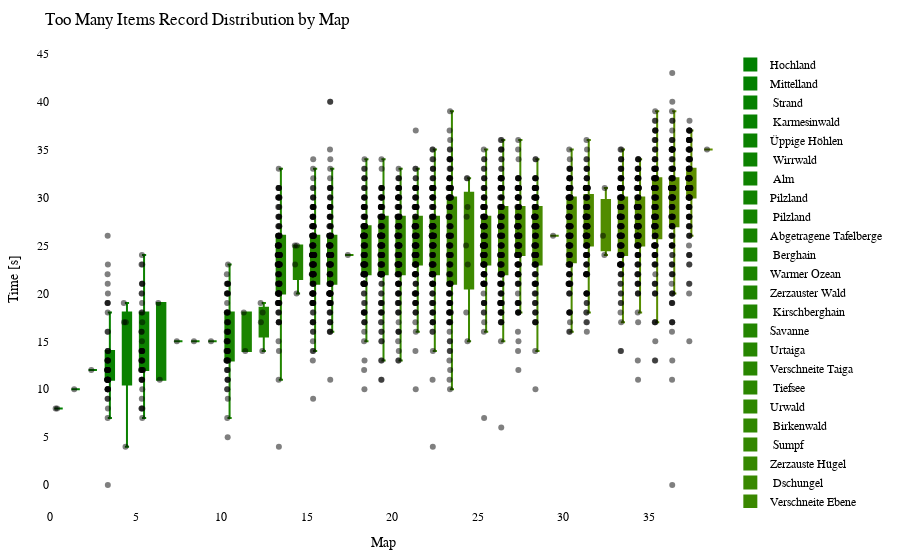

This figure's notebook cell:
### Code cell
import plotly.graph_objects as go
import plotly.io as pio

df = getRecordsDataframe(minigame="Sammelwahn")

# sort df columns by mean value 
df = df.reindex(df.mean().sort_values().index, axis=1)

# drop sum column
df = df.drop(columns=["Sum"])

# remove "Punkte" from all columns
df.columns = df.columns.str.replace('Punkte', '')

cmap = LinearSegmentedColormap.from_list("green_orange", ["green", "orange"])
colors = [to_hex(cmap(i / (num_columns - 1))) for i in range(num_columns)]

# Calculate the offset for centering the data points
num_columns = len(df.columns)
offset = 0.5

# Create a Swarm plot using Plotly
fig = go.Figure()

for i, (column, color) in enumerate(zip(df.columns, colors)):
    x_values = [i + offset] * len(df[column])  # Adjust x-values with offset for horizontal centering
    fig.add_trace(go.Box(x=x_values,
                         y=df[column],
                         name=column,
                         boxpoints='all',
                         pointpos=-0.5,  # Adjust point position to prevent overlapping
                         marker=dict(color='rgba(0,0,0,0.5)', size=6),  # Adjust marker color and size
                         line=dict(color=color),
                         fillcolor=color,
                         hovertext=df_to_html.index,
                         hoverinfo='name+text+y',
                         showlegend=True))

fig.update_layout(title="Too Many Items Record Distribution by Map",
                  xaxis=dict(title="Map"),
                  yaxis=dict(title="Time [s]"),
                  showlegend=True,
                  font=dict(family="Arial", size=12, color="black"),  # Customize font
                  plot_bgcolor="white",  # Set background color
                  margin=dict(l=50, r=50, t=50, b=50),  # Adjust margins for better layout
                  )

pio.show(fig)

pio.write_html(fig, "out/sammel_swarm_plot.html")

### Figure 1 — Plotly figure (JSON) as saved in the notebook; plotly's stock layout.template omitted (floating-point values rounded to 4 significant figures; data arrays with more than 128 entries replaced by an {"elided": "..."} marker saying what was removed)
{"data": [{"boxpoints": "all", "fillcolor": "#008000", "hoverinfo": "name+text+y", "hovertext": {"elided": "153 str values"}, "line": {"color": "#008000"}, "marker": {"color": "rgba(0,0,0,0.5)", "size": 6}, "name": "Hochland", "pointpos": -0.5, "showlegend": true, "type": "box", "x": {"elided": "151 float values"}, "y": {"elided": "151 int values"}}, {"boxpoints": "all", "fillcolor": "#028000", "hoverinfo": "name+text+y", "hovertext": {"elided": "153 str values"}, "line": {"color": "#028000"}, "marker": {"color": "rgba(0,0,0,0.5)", "size": 6}, "name": "Mittelland", "pointpos": -0.5, "showlegend": true, "type": "box", "x": {"elided": "151 float values"}, "y": {"elided": "151 int values"}}, {"boxpoints": "all", "fillcolor": "#058100", "hoverinfo": "name+text+y", "hovertext": {"elided": "153 str values"}, "line": {"color": "#058100"}, "marker": {"color": "rgba(0,0,0,0.5)", "size": 6}, "name": " Strand", "pointpos": -0.5, "showlegend": true, "type": "box", "x": {"elided": "151 float values"}, "y": {"elided": "151 int values"}}, {"boxpoints": "all", "fillcolor": "#078100", "hoverinfo": "name+text+y", "hovertext": {"elided": "153 str values"}, "line": {"color": "#078100"}, "marker": {"color": "rgba(0,0,0,0.5)", "size": 6}, "name": " Karmesinwald", "pointpos": -0.5, "showlegend": true, "type": "box", "x": {"elided": "151 float values"}, "y": {"elided": "151 int values"}}, {"boxpoints": "all", "fillcolor": "#0a8100", "hoverinfo": "name+text+y", "hovertext": {"elided": "153 str values"}, "line": {"color": "#0a8100"}, "marker": {"color": "rgba(0,0,0,0.5)", "size": 6}, "name": "Üppige Höhlen", "pointpos": -0.5, "showlegend": true, "type": "box", "x": {"elided": "151 float values"}, "y": {"elided": "151 int values"}}, {"boxpoints": "all", "fillcolor": "#0c8200", "hoverinfo": "name+text+y", "hovertext": {"elided": "153 str values"}, "line": {"color": "#0c8200"}, "marker": {"color": "rgba(0,0,0,0.5)", "size": 6}, "name": " Wirrwald", "pointpos": -0.5, "showlegend": true, "type": "box", "x": {"elided": "151 float values"}, "y": {"elided": "151 int values"}}, {"boxpoints": "all", "fillcolor": "#0f8200", "hoverinfo": "name+text+y", "hovertext": {"elided": "153 str values"}, "line": {"color": "#0f8200"}, "marker": {"color": "rgba(0,0,0,0.5)", "size": 6}, "name": " Alm", "pointpos": -0.5, "showlegend": true, "type": "box", "x": {"elided": "151 float values"}, "y": {"elided": "151 int values"}}, {"boxpoints": "all", "fillcolor": "#118200", "hoverinfo": "name+text+y", "hovertext": {"elided": "153 str values"}, "line": {"color": "#118200"}, "marker": {"color": "rgba(0,0,0,0.5)", "size": 6}, "name": "Pilzland", "pointpos": -0.5, "showlegend": true, "type": "box", "x": {"elided": "151 float values"}, "y": {"elided": "151 int values"}}, {"boxpoints": "all", "fillcolor": "#148300", "hoverinfo": "name+text+y", "hovertext": {"elided": "153 str values"}, "line": {"color": "#148300"}, "marker": {"color": "rgba(0,0,0,0.5)", "size": 6}, "name": " Pilzland", "pointpos": -0.5, "showlegend": true, "type": "box", "x": {"elided": "151 float values"}, "y": {"elided": "151 int values"}}, {"boxpoints": "all", "fillcolor": "#178300", "hoverinfo": "name+text+y", "hovertext": {"elided": "153 str values"}, "line": {"color": "#178300"}, "marker": {"color": "rgba(0,0,0,0.5)", "size": 6}, "name": "Abgetragene Tafelberge", "pointpos": -0.5, "showlegend": true, "type": "box", "x": {"elided": "151 float values"}, "y": {"elided": "151 int values"}}, {"boxpoints": "all", "fillcolor": "#198400", "hoverinfo": "name+text+y", "hovertext": {"elided": "153 str values"}, "line": {"color": "#198400"}, "marker": {"color": "rgba(0,0,0,0.5)", "size": 6}, "name": " Berghain", "pointpos": -0.5, "showlegend": true, "type": "box", "x": {"elided": "151 float values"}, "y": {"elided": "151 int values"}}, {"boxpoints": "all", "fillcolor": "#1c8400", "hoverinfo": "name+text+y", "hovertext": {"elided": "153 str values"}, "line": {"color": "#1c8400"}, "marker": {"color": "rgba(0,0,0,0.5)", "size": 6}, "name": "Warmer Ozean", "pointpos": -0.5, "showlegend": true, "type": "box", "x": {"elided": "151 float values"}, "y": {"elided": "151 int values"}}, {"boxpoints": "all", "fillcolor": "#1e8400", "hoverinfo": "name+text+y", "hovertext": {"elided": "153 str values"}, "line": {"color": "#1e8400"}, "marker": {"color": "rgba(0,0,0,0.5)", "size": 6}, "name": "Zerzauster Wald", "pointpos": -0.5, "showlegend": true, "type": "box", "x": {"elided": "151 float values"}, "y": {"elided": "151 int values"}}, {"boxpoints": "all", "fillcolor": "#218500", "hoverinfo": "name+text+y", "hovertext": {"elided": "153 str values"}, "line": {"color": "#218500"}, "marker": {"color": "rgba(0,0,0,0.5)", "size": 6}, "name": " Kirschberghain", "pointpos": -0.5, "showlegend": true, "type": "box", "x": {"elided": "151 float values"}, "y": {"elided": "151 int values"}}, {"boxpoints": "all", "fillcolor": "#238500", "hoverinfo": "name+text+y", "hovertext": {"elided": "153 str values"}, "line": {"color": "#238500"}, "marker": {"color": "rgba(0,0,0,0.5)", "size": 6}, "name": "Savanne", "pointpos": -0.5, "showlegend": true, "type": "box", "x": {"elided": "151 float values"}, "y": {"elided": "151 int values"}}, {"boxpoints": "all", "fillcolor": "#268600", "hoverinfo": "name+text+y", "hovertext": {"elided": "153 str values"}, "line": {"color": "#268600"}, "marker": {"color": "rgba(0,0,0,0.5)", "size": 6}, "name": "Urtaiga", "pointpos": -0.5, "showlegend": true, "type": "box", "x": {"elided": "151 float values"}, "y": {"elided": "151 int values"}}, {"boxpoints": "all", "fillcolor": "#288600", "hoverinfo": "name+text+y", "hovertext": {"elided": "153 str values"}, "line": {"color": "#288600"}, "marker": {"color": "rgba(0,0,0,0.5)", "size": 6}, "name": "Verschneite Taiga", "pointpos": -0.5, "showlegend": true, "type": "box", "x": {"elided": "151 float values"}, "y": {"elided": "151 int values"}}, {"boxpoints": "all", "fillcolor": "#2b8600", "hoverinfo": "name+text+y", "hovertext": {"elided": "153 str values"}, "line": {"color": "#2b8600"}, "marker": {"color": "rgba(0,0,0,0.5)", "size": 6}, "name": " Tiefsee", "pointpos": -0.5, "showlegend": true, "type": "box", "x": {"elided": "151 float values"}, "y": {"elided": "151 int values"}}, {"boxpoints": "all", "fillcolor": "#2e8700", "hoverinfo": "name+text+y", "hovertext": {"elided": "153 str values"}, "line": {"color": "#2e8700"}, "marker": {"color": "rgba(0,0,0,0.5)", "size": 6}, "name": "Urwald", "pointpos": -0.5, "showlegend": true, "type": "box", "x": {"elided": "151 float values"}, "y": {"elided": "151 int values"}}, {"boxpoints": "all", "fillcolor": "#308700", "hoverinfo": "name+text+y", "hovertext": {"elided": "153 str values"}, "line": {"color": "#308700"}, "marker": {"color": "rgba(0,0,0,0.5)", "size": 6}, "name": " Birkenwald", "pointpos": -0.5, "showlegend": true, "type": "box", "x": {"elided": "151 float values"}, "y": {"elided": "151 int values"}}, {"boxpoints": "all", "fillcolor": "#338700", "hoverinfo": "name+text+y", "hovertext": {"elided": "153 str values"}, "line": {"color": "#338700"}, "marker": {"color": "rgba(0,0,0,0.5)", "size": 6}, "name": " Sumpf", "pointpos": -0.5, "showlegend": true, "type": "box", "x": {"elided": "151 float values"}, "y": {"elided": "151 int values"}}, {"boxpoints": "all", "fillcolor": "#358800", "hoverinfo": "name+text+y", "hovertext": {"elided": "153 str values"}, "line": {"color": "#358800"}, "marker": {"color": "rgba(0,0,0,0.5)", "size": 6}, "name": "Zerzauste Hügel", "pointpos": -0.5, "showlegend": true, "type": "box", "x": {"elided": "151 float values"}, "y": {"elided": "151 int values"}}, {"boxpoints": "all", "fillcolor": "#388800", "hoverinfo": "name+text+y", "hovertext": {"elided": "153 str values"}, "line": {"color": "#388800"}, "marker": {"color": "rgba(0,0,0,0.5)", "size": 6}, "name": " Dschungel", "pointpos": -0.5, "showlegend": true, "type": "box", "x": {"elided": "151 float values"}, "y": {"elided": "151 int values"}}, {"boxpoints": "all", "fillcolor": "#3a8800", "hoverinfo": "name+text+y", "hovertext": {"elided": "153 str values"}, "line": {"color": "#3a8800"}, "marker": {"color": "rgba(0,0,0,0.5)", "size": 6}, "name": "Verschneite Ebene", "pointpos": -0.5, "showlegend": true, "type": "box", "x": {"elided": "151 float values"}, "y": {"elided": "151 int values"}}, {"boxpoints": "all", "fillcolor": "#3d8900", "hoverinfo": "name+text+y", "hovertext": {"elided": "153 str values"}, "line": {"color": "#3d8900"}, "marker": {"color": "rgba(0,0,0,0.5)", "size": 6}, "name": "Blumenwald", "pointpos": -0.5, "showlegend": true, "type": "box", "x": {"elided": "151 float values"}, "y": {"elided": "151 int values"}}, {"boxpoints": "all", "fillcolor": "#408900", "hoverinfo": "name+text+y", "hovertext": {"elided": "153 str values"}, "line": {"color": "#408900"}, "marker": {"color": "rgba(0,0,0,0.5)", "size": 6}, "name": " Bambusdschungel", "pointpos": -0.5, "showlegend": true, "type": "box", "x": {"elided": "151 float values"}, "y": {"elided": "151 int values"}}, {"boxpoints": "all", "fillcolor": "#428a00", "hoverinfo": "name+text+y", "hovertext": {"elided": "153 str values"}, "line": {"color": "#428a00"}, "marker": {"color": "rgba(0,0,0,0.5)", "size": 6}, "name": " Taiga", "pointpos": -0.5, "showlegend": true, "type": "box", "x": {"elided": "151 float values"}, "y": {"elided": "151 int values"}}, {"boxpoints": "all", "fillcolor": "#458a00", "hoverinfo": "name+text+y", "hovertext": {"elided": "153 str values"}, "line": {"color": "#458a00"}, "marker": {"color": "rgba(0,0,0,0.5)", "size": 6}, "name": " Wald", "pointpos": -0.5, "showlegend": true, "type": "box", "x": {"elided": "151 float values"}, "y": {"elided": "151 int values"}}, {"boxpoints": "all", "fillcolor": "#478a00", "hoverinfo": "name+text+y", "hovertext": {"elided": "153 str values"}, "line": {"color": "#478a00"}, "marker": {"color": "rgba(0,0,0,0.5)", "size": 6}, "name": "Zerzauste Savanne", "pointpos": -0.5, "showlegend": true, "type": "box", "x": {"elided": "151 float values"}, "y": {"elided": "151 int values"}}, {"boxpoints": "all", "fillcolor": "#4a8b00", "hoverinfo": "name+text+y", "hovertext": {"elided": "153 str values"}, "line": {"color": "#4a8b00"}, "marker": {"color": "rgba(0,0,0,0.5)", "size": 6}, "name": "Savannenhochebene", "pointpos": -0.5, "showlegend": true, "type": "box", "x": {"elided": "151 float values"}, "y": {"elided": "151 int values"}}, {"boxpoints": "all", "fillcolor": "#4c8b00", "hoverinfo": "name+text+y", "hovertext": {"elided": "153 str values"}, "line": {"color": "#4c8b00"}, "marker": {"color": "rgba(0,0,0,0.5)", "size": 6}, "name": " Savannenhochebene", "pointpos": -0.5, "showlegend": true, "type": "box", "x": {"elided": "151 float values"}, "y": {"elided": "151 int values"}}, {"boxpoints": "all", "fillcolor": "#4f8b00", "hoverinfo": "name+text+y", "hovertext": {"elided": "153 str values"}, "line": {"color": "#4f8b00"}, "marker": {"color": "rgba(0,0,0,0.5)", "size": 6}, "name": "Dichter Wald", "pointpos": -0.5, "showlegend": true, "type": "box", "x": {"elided": "151 float values"}, "y": {"elided": "151 int values"}}, {"boxpoints": "all", "fillcolor": "#518c00", "hoverinfo": "name+text+y", "hovertext": {"elided": "153 str values"}, "line": {"color": "#518c00"}, "marker": {"color": "rgba(0,0,0,0.5)", "size": 6}, "name": " Sonnenblumenebene", "pointpos": -0.5, "showlegend": true, "type": "box", "x": {"elided": "151 float values"}, "y": {"elided": "151 int values"}}, {"boxpoints": "all", "fillcolor": "#548c00", "hoverinfo": "name+text+y", "hovertext": {"elided": "153 str values"}, "line": {"color": "#548c00"}, "marker": {"color": "rgba(0,0,0,0.5)", "size": 6}, "name": "Lichter Dschungel", "pointpos": -0.5, "showlegend": true, "type": "box", "x": {"elided": "151 float values"}, "y": {"elided": "151 int values"}}, {"boxpoints": "all", "fillcolor": "#578d00", "hoverinfo": "name+text+y", "hovertext": {"elided": "153 str values"}, "line": {"color": "#578d00"}, "marker": {"color": "rgba(0,0,0,0.5)", "size": 6}, "name": "Sonnenblumenebene", "pointpos": -0.5, "showlegend": true, "type": "box", "x": {"elided": "151 float values"}, "y": {"elided": "151 int values"}}, {"boxpoints": "all", "fillcolor": "#598d00", "hoverinfo": "name+text+y", "hovertext": {"elided": "153 str values"}, "line": {"color": "#598d00"}, "marker": {"color": "rgba(0,0,0,0.5)", "size": 6}, "name": " Ebene", "pointpos": -0.5, "showlegend": true, "type": "box", "x": {"elided": "151 float values"}, "y": {"elided": "151 int values"}}, {"boxpoints": "all", "fillcolor": "#5c8d00", "hoverinfo": "name+text+y", "hovertext": {"elided": "153 str values"}, "line": {"color": "#5c8d00"}, "marker": {"color": "rgba(0,0,0,0.5)", "size": 6}, "name": " Savanne", "pointpos": -0.5, "showlegend": true, "type": "box", "x": {"elided": "151 float values"}, "y": {"elided": "151 int values"}}, {"boxpoints": "all", "fillcolor": "#5e8e00", "hoverinfo": "name+text+y", "hovertext": {"elided": "153 str values"}, "line": {"color": "#5e8e00"}, "marker": {"color": "rgba(0,0,0,0.5)", "size": 6}, "name": " Blumenwald", "pointpos": -0.5, "showlegend": true, "type": "box", "x": {"elided": "151 float values"}, "y": {"elided": "151 int values"}}, {"boxpoints": "all", "fillcolor": "#618e00", "hoverinfo": "name+text+y", "hovertext": {"elided": "153 str values"}, "line": {"color": "#618e00"}, "marker": {"color": "rgba(0,0,0,0.5)", "size": 6}, "name": " Tropfsteinhöhlen", "pointpos": -0.5, "showlegend": true, "type": "box", "x": {"elided": "151 float values"}, "y": {"elided": "151 int values"}}], "layout": {"font": {"color": "black", "family": "Arial", "size": 12}, "margin": {"b": 50, "l": 50, "r": 50, "t": 50}, "plot_bgcolor": "white", "showlegend": true, "title": {"text": "Too Many Items Record Distribution by Map"}, "xaxis": {"title": {"text": "Map"}}, "yaxis": {"title": {"text": "Time [s]"}}}}
